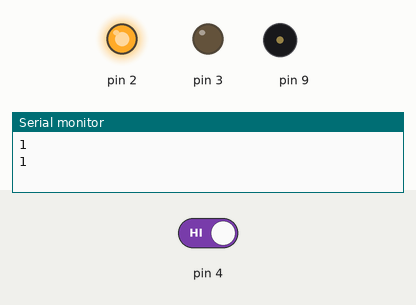
Bench run of a sketch on a simulated Arduino Uno, built with avr-gcc and run on an emulated ATmega328P. Parts: output pins drawn as LEDs (lit = HIGH), buzzer (waves = sounding), the last lines printed to the serial monitor. The inputs (shaded band) are chosen by the test bench; at power-on: pin 4 HIGH.

Above: at 1.8 s.
1.9 s: pin 4 driven LOW
At 3.2 s:
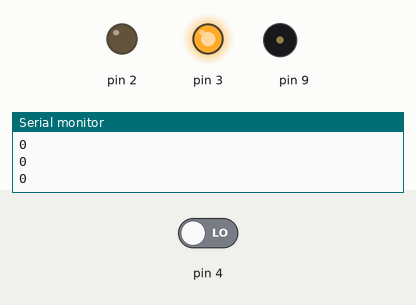
3.5 s: pin 4 driven HIGH
At 3.75 s:
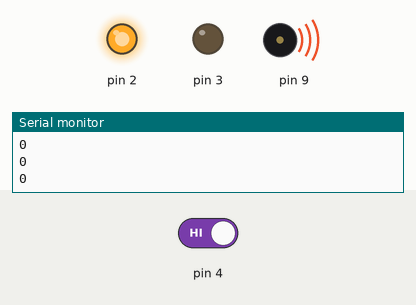
Timing chart, 0 to 12.5 s (numbered marks = the images above; inputs shaded):
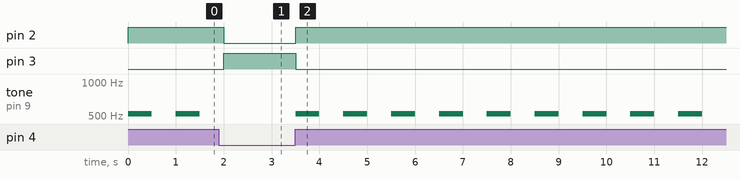

The sketch:

h_rs_z_uyar_1.ino
```cpp
// C++ code
//
void setup()
{
  pinMode(4, INPUT);
  Serial.begin(9600);
  pinMode(2, OUTPUT);
  pinMode(3, OUTPUT);
  pinMode(9, OUTPUT);
}

void loop()
{
  Serial.println(digitalRead(4));
  if (digitalRead(4) == 0) {
    digitalWrite(2, LOW);
    digitalWrite(3, HIGH);
  } else {
    digitalWrite(2, HIGH);
    digitalWrite(3, LOW);
    tone(9, 523, 500); // play tone 60 (C5 = 523 Hz)
    delay(1000); // Wait for 1000 millisecond(s)
  }
}
```

Measured:
- after the input at 1.9 s, pin 2: HIGH → LOW after 0.10 s; pin 3: LOW → HIGH after 0.10 s; tone on pin 9: stays silent (without the input it goes to 523 Hz after 0.10 s)
- after the input at 3.5 s, pin 2: LOW → HIGH at once; pin 3: HIGH → LOW at once; tone on pin 9: alternates 523 Hz for 0.50 s and silent for 0.50 s, starting at once
- by itself, tone on pin 9: alternates 523 Hz for 0.50 s and silent for 0.50 s
